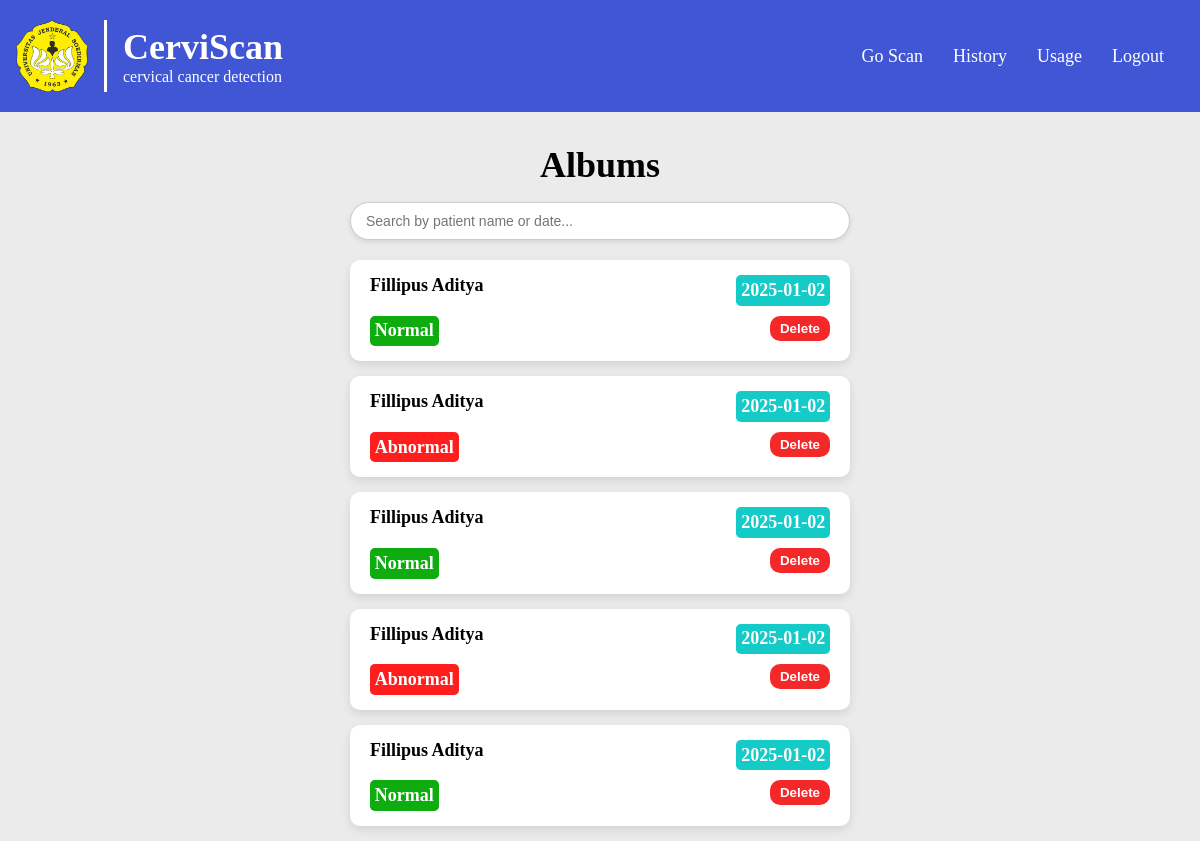
Page /history (signed in) on the earlier database version.
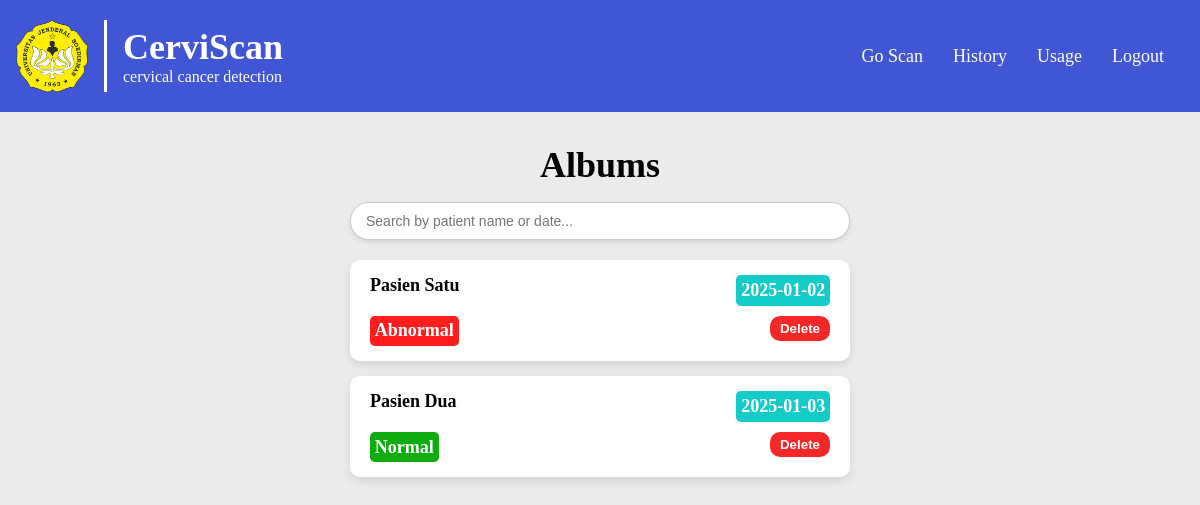
Same page on the later database version.
### app.py (models this page shows)
class History(db.Model):
    id = db.Column(db.Integer, primary_key=True)
    user_id = db.Column(db.Integer, db.ForeignKey('users.id'), nullable=False)
    name = db.Column(db.String(250), nullable=False)
    dob = db.Column(db.String(50), nullable=False)
    original = db.Column(db.String(250), nullable=False)
    gray = db.Column(db.String(250), nullable=False)
    mask = db.Column(db.String(250), nullable=False)
    segmented = db.Column(db.String(250), nullable=False)
    features = db.Column(db.PickleType, nullable=False)
    prediction = db.Column(db.String(250), nullable=False)
    date = db.Column(db.DateTime, default=datetime.utcnow)

### app.py (the view)
@app.route('/history', methods=['GET'])
@login_required
def history_page():
    user_history = History.query.filter_by(user_id=current_user.id).all()
    return render_template('history.html', history=user_history)

### app.py (called while the page is built)
@login_manager.user_loader
def loader_user(user_id):
    return Users.query.get(user_id)

### templates/history.html (shortened to what this page needs)
{% extends 'base.html' %} {% block title %} History {% endblock %} {% block
content %}
<div class="page-container albums">
    <div class="albums-section">
        <h1>Albums</h1>
        <div class="search-container">
            <input
                type="text"
                class="search-bar"
                id="search-bar"
                placeholder="Search by patient name or date..."
                onkeyup="filterHistory()"
            />
        </div>
        {% for entry in history %}
        <a
            class="album-card"
            href="/history/{{ entry.id }}"
            data-name="{{ entry.name|lower }}"
            data-date="{{ entry.date.strftime('%Y-%m-%d') }}"
        >
            <div class="album-card-head">
                <p>{{ entry.name }}</p>
                <div class="tag date">
                    <p>{{ entry.date.strftime('%Y-%m-%d') }}</p>
                </div>
            </div>
            <div class="album-card-foot">
                {% if entry.prediction == "normal" %}
                <div class="tag normal"><p>Normal</p></div>
                {% else %}
                <div class="tag abnormal"><p>Abnormal</p></div>
                {% endif %}
                <form
                    action="/delete/{{ entry.id }}"
                    method="POST"
                    onsubmit="return confirmDelete()"
                >
                    <button type="submit" class="btn btn-danger">Delete</button>
                </form>
            </div>
        </a>
        {% endfor %}
    </div>
</div>
{% endblock %}

### templates/base.html (shortened to what this page needs)
<!DOCTYPE html>
<html>
    <head>
        <link
            rel="stylesheet"
            href="{{ url_for('static', filename='styles/styles_.css') }}"
        />
    </head>
    <body>
        <nav class="navbar">
            <div class="nav-container">
                <div class="logo-container">
                    <img src="../static/assets/logo-unsoed-baru.png" alt="" />
                    <div>
                        <a href="{{ url_for('index') }}" class="logo"
                            >CerviScan</a
                        >
                        <p>cervical cancer detection</p>
                    </div>
                </div>
                <ul class="menu">
                    <li><a href="{{ url_for('index') }}">Go Scan</a></li>
                    <li><a href="{{ url_for('history_page') }}">History</a></li>
                    <li><a href="{{ url_for('usage') }}">Usage</a></li>
                    <li><a href="{{ url_for('logout') }}">Logout</a></li>
                </ul>
            </div>
        </nav>
        {% block content %}{% endblock %}
    </body>
</html>

### static/styles/styles_.css (style rules this page uses)
html { box-sizing: border-box; font-size: 16px; }
*, *:before, *:after { box-sizing: inherit; }
body, h1, h2, h3, h4, h5, h6, p, ol, ul { margin: 0; padding: 0; font-weight: normal; }
ol, ul { list-style: none; }
img { max-width: 100%; height: auto; }
body { background-color: #ebebeb; overflow-y: auto; }
:root { --font-large: 2rem; --font-medium: 1rem; --font-small: 0.875rem; --text: #040316; --background-section: white; --primary: #4056d4; --secondary: #5081e2; --accent: #15cbc8; }
@media (min-width: 1025px) { :root { --font-large: 2.25rem; --font-medium: 1.125rem; --font-small: 1rem; } }
.page-container { display: flex; flex-direction: column; justify-content: center; align-items: center; padding-top: 2rem; padding-left: 2rem; padding-right: 2rem; }
.normal { background-color: rgb(15, 172, 15); }
.abnormal { background-color: rgb(255, 29, 29); }
.date { background-color: var(--accent); }
.results-container .tag, .albums .tag { width: fit-content; border-radius: 0.3rem; padding: 0.3rem; }
.tag p { font-size: var(--font-medium); font-weight: bold; color: white; }
.albums .albums-section { width: 90vw; max-width: 500px; }
.albums h1 { font-size: var(--font-large); font-weight: bold; text-align: center; margin-bottom: 1rem; }
.search-container { width: 100%; margin-bottom: 20px; display: flex; justify-content: center; }
.search-bar { width: 100%; padding: 10px 15px; font-size: 14px; border: 1px solid #ccc; border-radius: 20px; outline: none; box-shadow: 0px 2px 5px rgba(0, 0, 0, 0.1); }
a.album-card { display: flex; flex-direction: column; justify-content: space-between; width: 100%; padding: 15px 20px; background-color: #fff; border: none; border-radius: 10px; box-shadow: 0px 4px 10px rgba(0, 0, 0, 0.1); text-decoration: none; color: inherit; margin-bottom: 15px; }
.album-card-head { display: flex; flex-direction: row; justify-content: space-between; }
.album-card-head p { margin: 0; font-size: var(--font-medium); font-weight: bold; }
.album-card-foot { display: flex; justify-content: space-between; margin-top: 10px; }
.album-card-foot button { background-color: #f42828; color: white; border: none; border-radius: 10px; padding: 5px 10px; font-weight: bold; }
.navbar { background: #4056d4; top: 0; z-index: 1000; position: sticky; margin: 0; padding: 20px 1rem; }
.navbar img { width: auto; height: 4.5rem; }
.navbar .logo-container { display: flex; align-content: center; justify-content: center; }
.navbar .logo-container div { display: flex; flex-direction: column; align-content: center; justify-content: center; color: white; border-left: 3px solid white; margin-left: 1rem; padding-left: 1rem; }
.logo { font-size: var(--font-large); font-weight: bold; text-decoration: none; color: white; text-align: center; }
.nav-container { display: flex; justify-content: space-between; align-items: center; }
.menu { margin: 0; display: flex; list-style: none; padding: 0; }
.menu li { padding-left: 0; margin-right: 10px; }
.menu li a { padding: 10px; color: white; text-decoration: none; display: inline-block; font-size: var(--font-medium); }

Differences in the rows shown:
removed History: name "Fillipus Aditya", date "2025-01-02", prediction "Normal"
removed History: name "Fillipus Aditya", date "2025-01-02", prediction "Abnormal"
removed History: name "Fillipus Aditya", date "2025-01-02", prediction "Normal"
removed History: name "Fillipus Aditya", date "2025-01-02", prediction "Abnormal"
removed History: name "Fillipus Aditya", date "2025-01-02", prediction "Normal"
added History: name "Pasien Satu", date "2025-01-02", prediction "Abnormal"
added History: name "Pasien Dua", date "2025-01-03", prediction "Normal"
